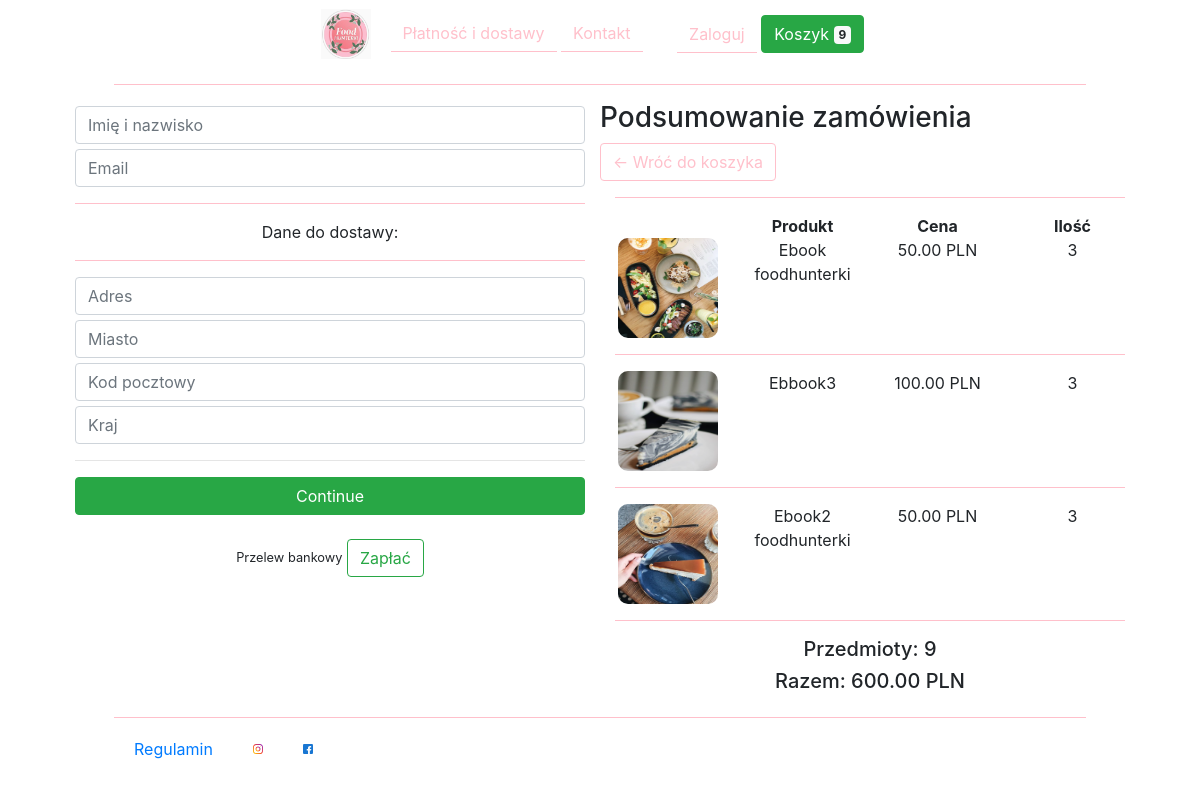
Before: /checkout/ (signed in) with the older database file.
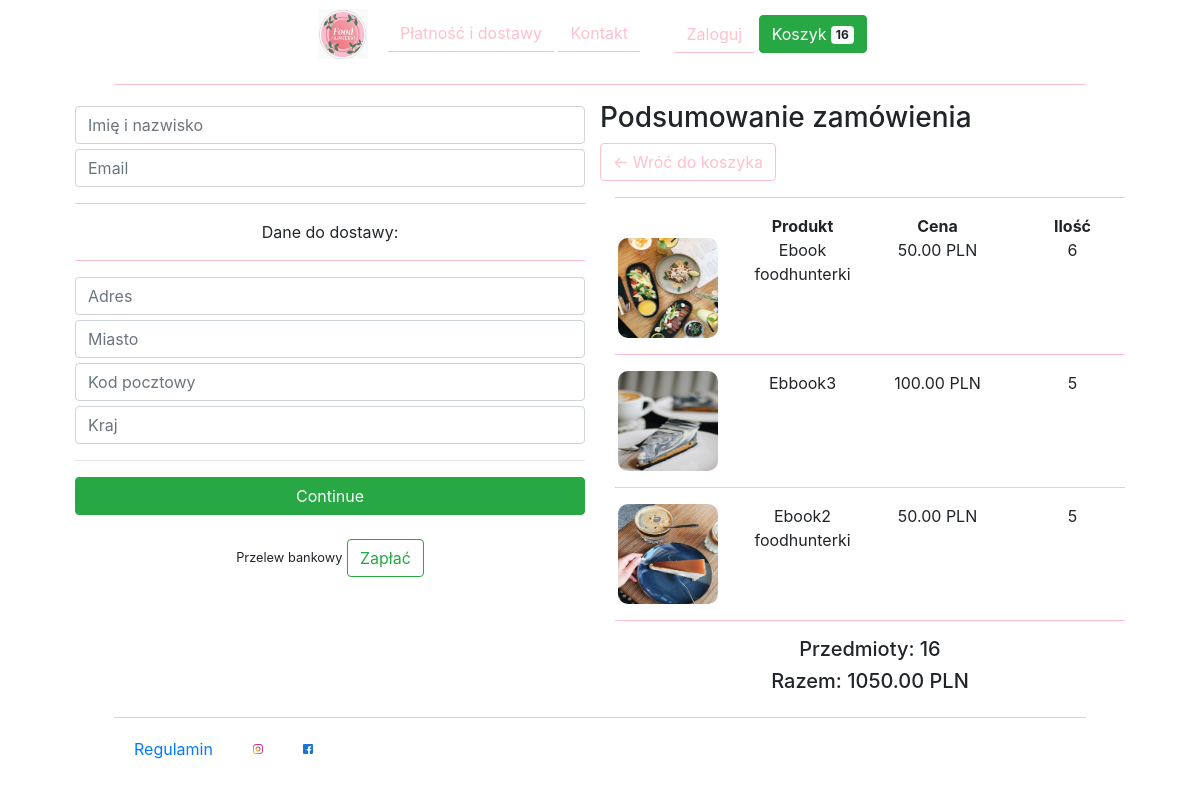
After: the same page with the newer database file.
### fhstore/models.py (models this page shows, shortened)
class OrderItem(models.Model):
    product = models.ForeignKey(Product, on_delete=models.SET_NULL, null=True)
    order = models.ForeignKey(Order, on_delete=models.SET_NULL, null=True, blank=True)
    quantity = models.IntegerField(default=0, null=True, blank=True)
    date_added = models.DateTimeField(auto_now_add=True)
    @property
    def get_total(self):
        total = self.product.price * self.quantity
        return total

class Order(models.Model):
    ORDER_STATUS = (
        ('Opłacone', 'Opłacone'),
        ('Do wysyłki', 'Do wysyłki'),
        ('Dostarczone', 'Dostarczone'),
    )
    customer = models.ForeignKey(Customer, on_delete=models.SET_NULL, null=True, blank=True)
    date_ordered = models.DateTimeField(auto_now_add=True)
    complete = models.BooleanField(default=False)
    transaction_id = models.CharField(max_length=100, null=True)
    status = models.CharField(max_length=100, null=True, choices=ORDER_STATUS)
    @property
    def shipping(self):
        shipping = False
        orderitems = self.orderitem_set.all()
        for s_item in orderitems:
            if s_item.product.digital == False:
                shipping = True
        return shipping
    @property
    def get_cart_total(self):
        orderitems = self.orderitem_set.all()
        total = sum([item.get_total for item in orderitems])
        return total
    @property
    def get_cart_items(self):
        orderitems = self.orderitem_set.all()
        total = sum([item.quantity for item in orderitems])
        return total

class Product(models.Model):
    name = models.CharField(max_length=200)
    price = models.DecimalField(max_digits=7, decimal_places=2)
    digital = models.BooleanField(default=False, null=True, blank=True)
    image = models.ImageField(null=True, blank=True)
    @property
    def imageURL(self):
        try:
            url = self.image.url
        except:
            url = ''
        return url

### fhstore/views.py (the view)
# urls.py: path('checkout/', views.checkout, name='checkout'),
def checkout(request):
    data = cartData(request)
    cartItems = data['cartItems']
    order = data['order']
    items = data['items']
    context = {'items':items, 'order':order, 'cartItems':cartItems}
    return render(request, 'fhstore/checkout.html', context)

### fhstore/utils.py (called while the page is built)
def cartData(request):
    if request.user.is_authenticated:
        customer = request.user.customer
        order, created = Order.objects.get_or_create(customer=customer, complete=False)
        items = order.orderitem_set.all()
        cartItems = order.get_cart_items
    else:
        cookieData = cookieCart(request)
        cartItems = cookieData['cartItems']
        order = cookieData['order']
        items = cookieData['items']
    return {'cartItems':cartItems, 'order':order, 'items':items}

### fhstore/templates/fhstore/checkout.html (shortened to what this page needs)
{% extends 'fhstore/base.html' %}
{% load static %}
{% block content %}
     <div class="row">
		<div class="col-lg-6">
			<div class="box-element" id="form-wrapper">
				<form id="form">
					<div id="user-info">
						<div class="form-field">
							<input required class="form-control" type="text" name="name" placeholder="Imię i nazwisko">
						</div>
						<div class="form-field">
							<input required class="form-control" type="email" name="email" placeholder="Email">
						</div>
					</div>
					<div id="shipping-info">
						<hr class="horizontal-line">
						<p>Dane do dostawy:</p>
						<hr class="horizontal-line">
						<div class="form-field">
							<input class="form-control" type="text" name="address" placeholder="Adres">
						</div>
						<div class="form-field">
							<input class="form-control" type="text" name="city" placeholder="Miasto">
						</div>
						<div class="form-field">
							<input class="form-control" type="text" name="zipcode" placeholder="Kod pocztowy">
						</div>
						<div class="form-field">
							<input class="form-control" type="text" name="country" placeholder="Kraj">
						</div>
					</div>
					<hr>
					<input id="form-button" class="btn btn-success btn-block" type="submit" value="Continue">
				</form>
			</div>
			<br>
			<div class="box-element hidden" id="payment-info">
				<small>Przelew bankowy</small>
				<button type="button" class="btn btn-outline-success" id="make-payment">Zapłać</button>
			</div>
		</div>
		<div class="col-lg-6">
			<div class="box-element">
				<div class="row">
					<h3>Podsumowanie zamówienia</h3>
					<a class="btn btn-outline-light" href="{% url 'cart' %}">&#x2190; Wróć do koszyka</a>
				</div>
				<hr class="horizontal-line">
				<div class="row row-cols-4">
					<div style="flex:2"></div>
					<div style="flex:2"><strong>Produkt</strong></div>
					<div style="flex:1"><strong>Cena</strong></div>
					<div style="flex:1"><strong>Ilość</strong></div>
				</div>
				{% for item in items %}
				<div class="row row-cols-4">
						<div style="flex:2"><img class="thumbnail-checkout" src="{{item.product.imageURL}}"></div>
						<div style="flex:2"><p>{{item.product.name}}</p></div>
						<div style="flex:1"><p>{{item.product.price}} PLN</p></div>
						<div style="flex:1"><p>{{item.quantity}}</p></div>
				</div>
				<hr class="horizontal-line">
				{% endfor %}
				<h5>Przedmioty: {{order.get_cart_items}}</h5>
				<h5>Razem: {{order.get_cart_total}} PLN</h5>
			</div>
		</div>
	</div>
{% endblock content %}

Changed rows visible on the page:
changed OrderItem "Ebook foodhunterki": quantity "3" → "6"
changed OrderItem "Ebbook3": quantity "3" → "5"
changed OrderItem "Ebook2 foodhunterki": quantity "3" → "5"
changed through a linked row, Order: get_cart_items "9" → "16"; get_cart_total "600.00" → "1050.00"
Other visible differences:
{{ cartItems }}: "9" → "16"
